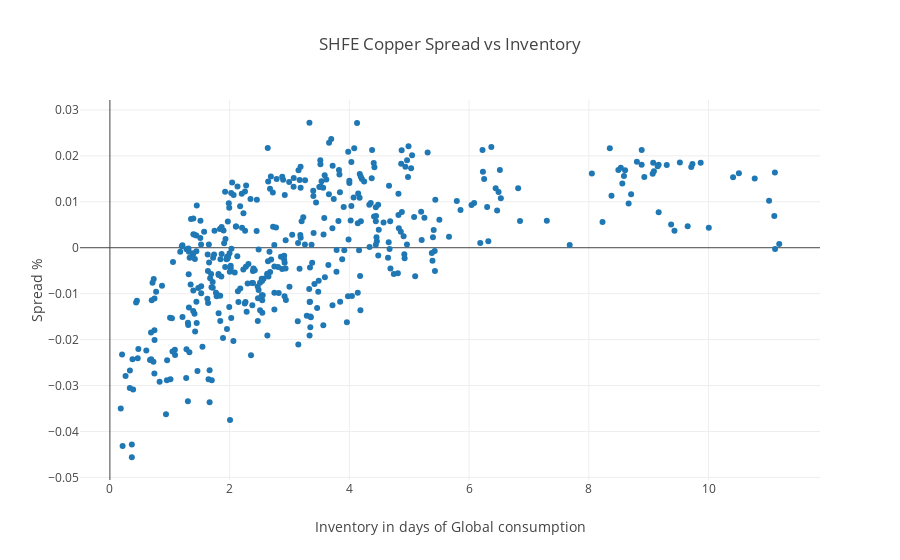

The cell this chart's notebook holds for it:
### Code cell
scatter= pd.merge(
    pd.read_pickle('data/SCF-warehouse-weekly').dropna(),
    pd.read_pickle('data/SCFc-fc-spread').dropna(),
    left_index=True, right_index=True)['2010':'2019']
iplot(go.Figure(data=[go.Scatter(x=scatter.OnWarrant/16000, y=scatter.SCFc06, mode='markers')],
     layout=go.Layout(title='SHFE Copper Spread vs Inventory', 
                      xaxis=dict(title='Inventory in days of Global consumption'),
                      yaxis=dict(title='Spread %'))))

### Figure 1 — Plotly figure (JSON) as saved in the notebook; plotly's stock layout.template omitted (floating-point values rounded to 4 significant figures; data arrays with more than 128 entries replaced by an {"elided": "..."} marker saying what was removed)
{"data": [{"mode": "markers", "type": "scatter", "uid": "a54ddbc2-e5ee-11e8-b1fe-784f43970ddb", "x": {"elided": "428 float values"}, "y": {"elided": "428 float values"}}], "layout": {"autosize": true, "title": "SHFE Copper Spread vs Inventory", "xaxis": {"autorange": true, "range": [-0.4927, 11.86], "title": "Inventory in days of Global consumption", "type": "linear"}, "yaxis": {"autorange": true, "range": [-0.05095, 0.03254], "title": "Spread %", "type": "linear"}}}
